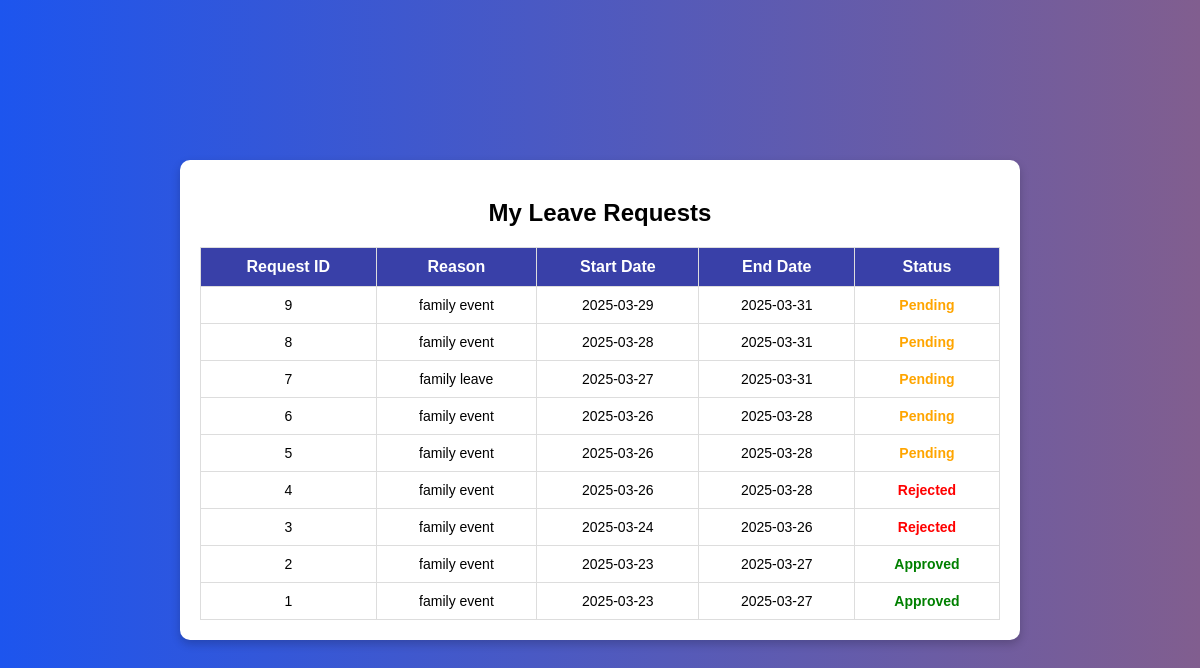
/request_status.php (signed in), run on the app's committed database.
### tables this page shows
CREATE TABLE `leave_requests` (
  `request_id` int(11) NOT NULL,
  `user_id` int(11) NOT NULL,
  `reason` text NOT NULL,
  `start_date` date NOT NULL,
  `end_date` date NOT NULL,
  `status` enum('pending','approved','rejected') DEFAULT 'pending',
  `approved_by` int(11) DEFAULT NULL,
  `approved_at` timestamp NULL DEFAULT NULL
);

### request_status.php (the view, shortened to what this page needs)
<?php
include("db_connect.php");
$user_id = $_SESSION["user_id"];
$query = "SELECT request_id, reason, start_date, end_date, status FROM leave_requests WHERE user_id = ? ORDER BY request_id DESC";
$stmt = $conn->prepare($query);
$stmt->bind_param("i", $user_id);
$stmt->execute();
$result = $stmt->get_result();
?>
<!DOCTYPE html>
<html lang="en">
<head>
    <link rel="stylesheet" href="dashstyle.css">
</head>
<body>
<div class="dashboard-container">
    <div class="content">
        <div class="content-box">
            <h2>My Leave Requests</h2>
            <table>
                <thead>
                    <tr>
                        <th>Request ID</th>
                        <th>Reason</th>
                        <th>Start Date</th>
                        <th>End Date</th>
                        <th>Status</th>
                    </tr>
                </thead>
                <tbody>
                    <?php while ($row = $result->fetch_assoc()): ?>
                        <tr>
                            <td><?= htmlspecialchars($row["request_id"]) ?></td>
                            <td><?= nl2br(htmlspecialchars($row["reason"])) ?></td>
                            <td><?= htmlspecialchars($row["start_date"]) ?></td>
                            <td><?= htmlspecialchars($row["end_date"]) ?></td>
                            <td class="<?= $row["status"] ?>">
                                <?= ucfirst($row["status"]) ?>
                            </td>
                        </tr>
                    <?php endwhile; ?>
                </tbody>
            </table>
        </div>
    </div>
</div>
</body>
</html>

### dashstyle.css (style rules this page uses)
body { font-family: Arial, sans-serif; background: linear-gradient(to right, #1d55ee, #815e8f); margin: 0; padding: 0; height: 100vh; display: flex; }
.dashboard-container { display: flex; width: 100%; height: 100vh; }
.content { flex: 1; display: flex; justify-content: center; align-items: center; flex-direction: column; padding: 20px; }
table { width: 100%; border-collapse: collapse; margin-top: 10px; }
th, td { padding: 10px; border-bottom: 1px solid #ddd; text-align: center; }
th { background: #007bff; color: white; font-size: 16px; }
td { font-size: 14px; }
table { width: 100%; border-collapse: collapse; margin-top: 20px; }
th, td { padding: 10px; border: 1px solid #dddddd; text-align: center; }
th { background-color: #3940a8; }
td.pending { color: orange; font-weight: bold; }
td.approved { color: green; font-weight: bold; }
td.rejected { color: red; font-weight: bold; }

### data on the page
leave_requests: request_id "9", reason "family event", start_date "2025-03-29", end_date "2025-03-31", status "Pending"
leave_requests: request_id "8", reason "family event", start_date "2025-03-28", end_date "2025-03-31", status "Pending"
leave_requests: request_id "7", reason "family leave", start_date "2025-03-27", end_date "2025-03-31", status "Pending"
leave_requests: request_id "6", reason "family event", start_date "2025-03-26", end_date "2025-03-28", status "Pending"
leave_requests: request_id "5", reason "family event", start_date "2025-03-26", end_date "2025-03-28", status "Pending"
leave_requests: request_id "4", reason "family event", start_date "2025-03-26", end_date "2025-03-28", status "Rejected"
leave_requests: request_id "3", reason "family event", start_date "2025-03-24", end_date "2025-03-26", status "Rejected"
leave_requests: request_id "2", reason "family event", start_date "2025-03-23", end_date "2025-03-27", status "Approved"
leave_requests: request_id "1", reason "family event", start_date "2025-03-23", end_date "2025-03-27", status "Approved"
